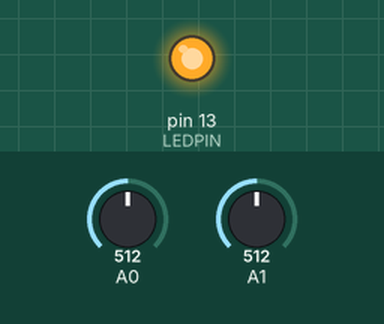
Recording of a sketch running on a simulated Arduino Uno, built with avr-gcc and run on an emulated ATmega328P. Shown: output pins drawn as LEDs (lit = HIGH). Inputs (shaded band) come from the test bench; at power-on: A0 = 512, A1 = 512.

Above: at 1.2 s.
1.3 s: A0 set to 488
At 1.7 s:
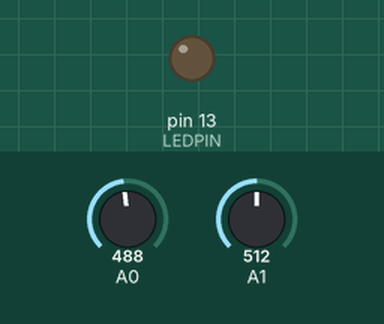
2.8 s: A0 set to 510
At 3.27 s:
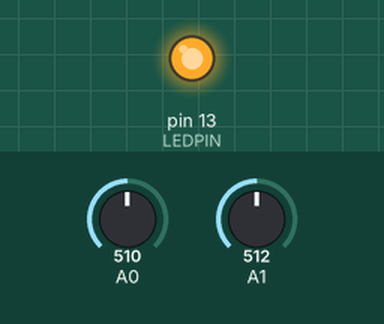
5.8 s: A0 set to 490
At 6.8 s:
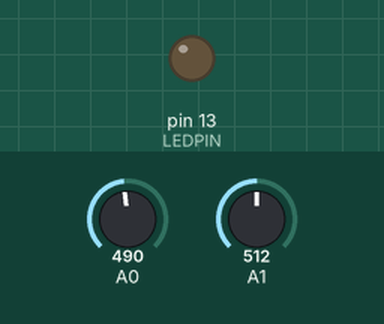
7.3 s: A0 set to 511
At 7.77 s:
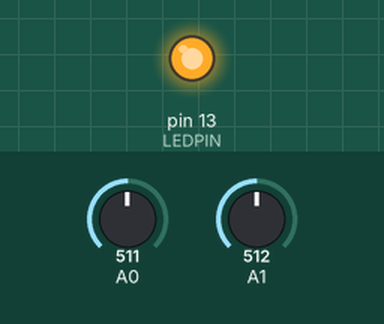
Timing chart, 0 to 10.3 s (numbered marks = the images above; inputs shaded):
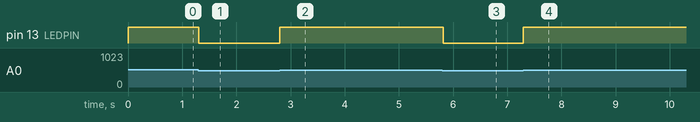

Measured:
- the behaviour switches between 500 and 499 on A0 (found by bisection; images 0 and 1)
- after the input at 1.3 s, pin 13 (LEDPIN): HIGH → LOW at once
- after the input at 2.8 s, pin 13 (LEDPIN): LOW → HIGH at once
- after the input at 5.8 s, pin 13 (LEDPIN): HIGH → LOW at once
- after the input at 7.3 s, pin 13 (LEDPIN): LOW → HIGH at once

The sketch:

clase3_1.ino
```cpp
#include <MIDI.h>
#define LEDPIN     13     // status LED pin
#define PIEZOTHRESHOLD 500  // analog threshold for piezo sensing

MIDI_CREATE_DEFAULT_INSTANCE();

int val, note, tempo;

void setup() {
  pinMode(LEDPIN, OUTPUT);
  Serial.begin(115200);   // set serial output rate
}

void loop() {
  val = analogRead(A0);
  if( val >= PIEZOTHRESHOLD ) {
    digitalWrite(LEDPIN,HIGH);  // indicate we're sending MIDI data
    //Serial.print("Sensor: ");
    //Serial.print(val);
    //Serial.println();

    note = map(analogRead(A1), 0, 1023, 0, 127);
    //tempo = val * 0.5;
    MIDI.sendNoteOn(note, 127, 1);
    delay(50);
    MIDI.sendNoteOff(note, 127, 1);

    digitalWrite(LEDPIN,LOW);
  }
}
```
